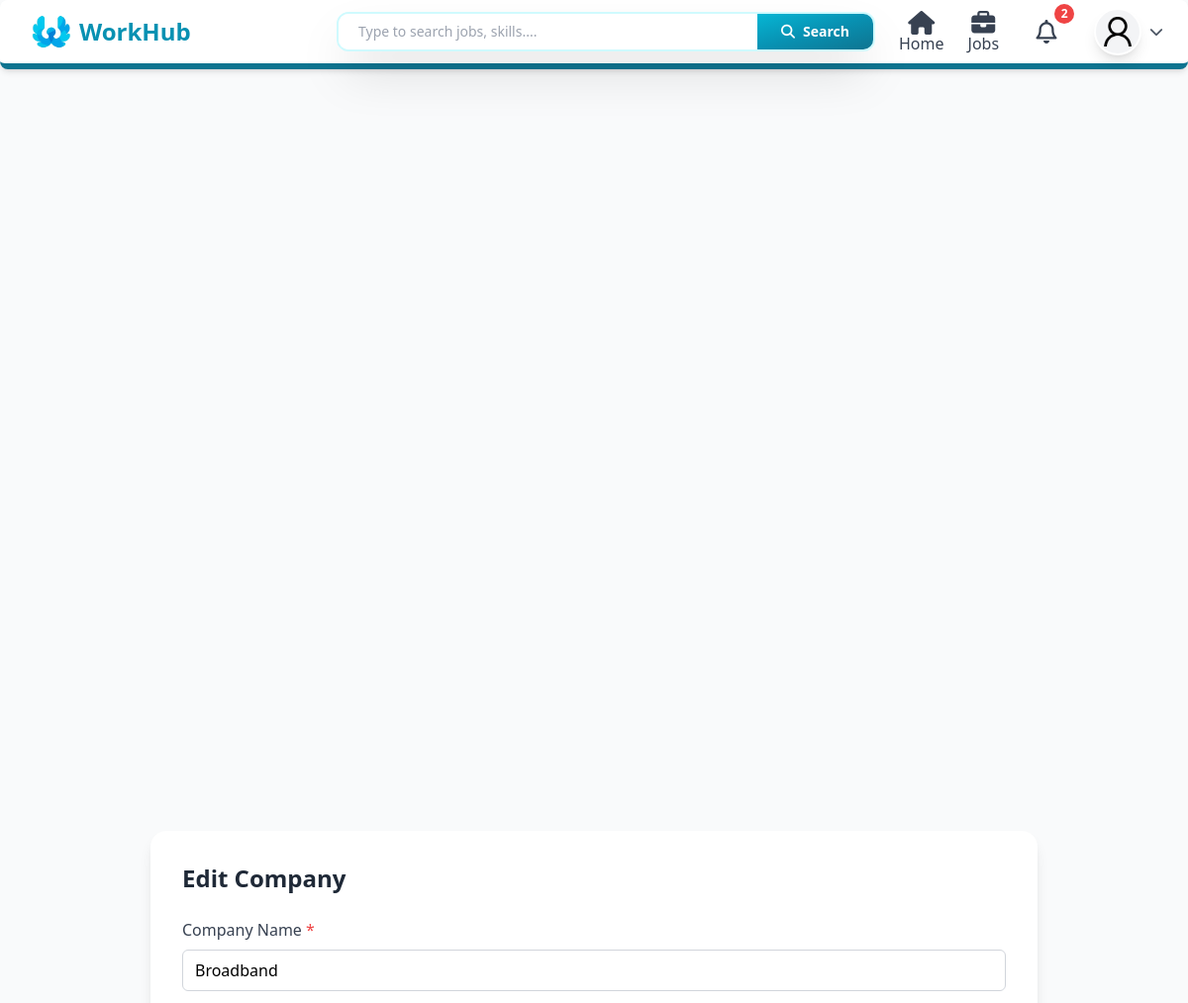
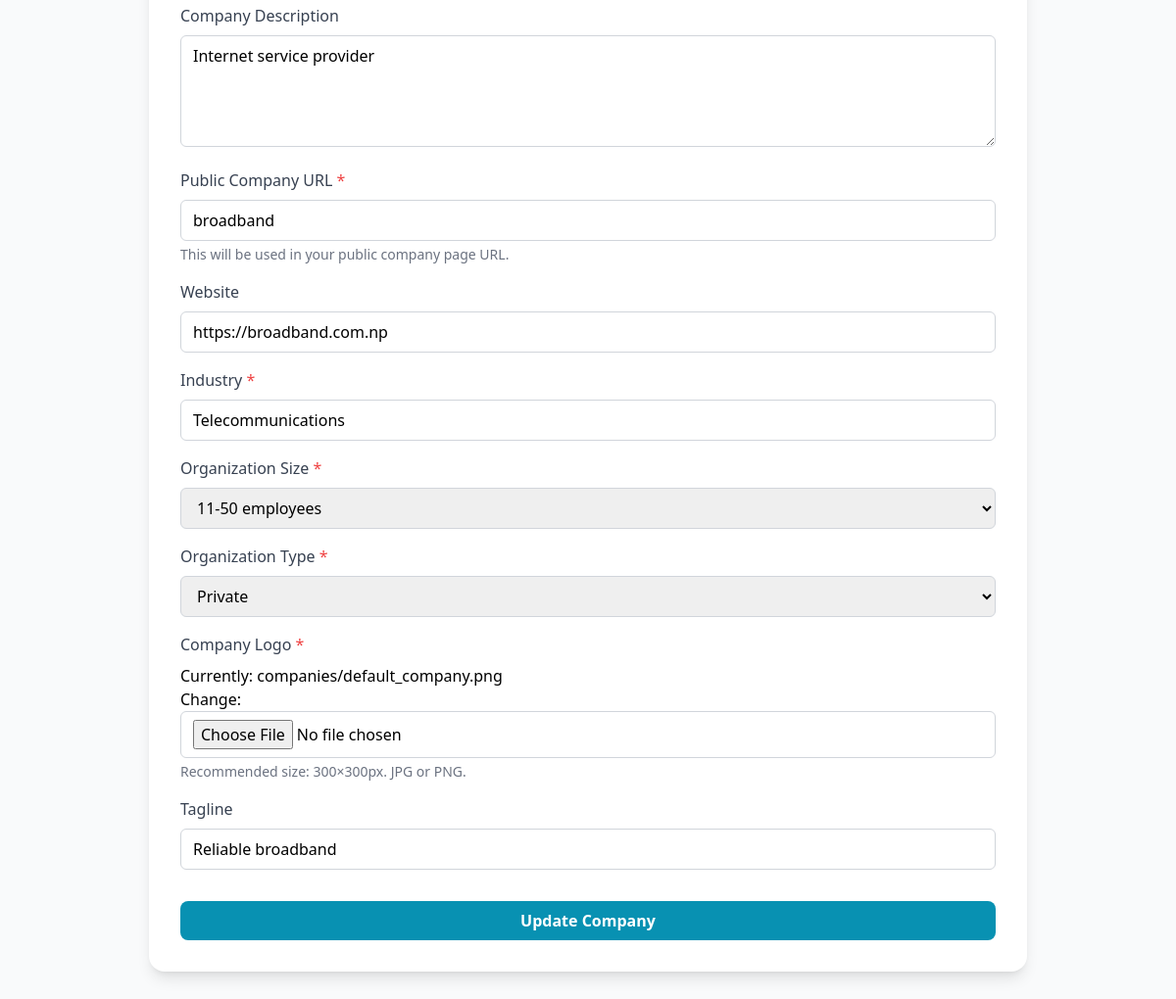
Page /company/broadband/edit/ (signed in) on the committed database (2 pictures, top to bottom).
### users/models.py (models this page shows, shortened)
class Profile(models.Model):
    def generateImagePath(instance, filename):
        return f"users/{instance.user.username}/{filename}"
    class RoleOptions(models.TextChoices):
        Admin = "Admin", "Admin"
        JobSeeker = "Job Seeker", "Job Seeker"
        Recruiter = "Recruiter", "Recruiter"
    class GenderOptions(models.TextChoices):
        Male = "Male", "Male"
        Female = "Female", "Female"
        Others = "Others", "Others"
    class JobTypeOptions(models.TextChoices):
        FullTime = "Full Time", "Full Time"
        PartTime = "Part Time", "Part Time"
        Contract = "Contract", "Contract"
        Intern = "Internship", "Internship"
    class WorkModeOptions(models.TextChoices):
        OnSite = "On-site", "On-site"
        Remote = "Remote", "Remote"
        Hybrid = "Hybrid", "Hybrid"
    user = models.OneToOneField(User, on_delete=models.CASCADE)
    position = models.CharField(max_length=100, blank=True)
    summary = models.TextField(blank=True)
    address = models.CharField(max_length=50)
    phone = models.CharField( max_length=10)
    nationality = models.CharField( max_length=15, default="Nepal")
    gender = models.CharField( choices=GenderOptions, default=GenderOptions.Male, max_length=6 )
    profile_image = models.ImageField( blank=True, null=True, upload_to=generateImagePath, default="users/default_user.png" )
    dob = models.DateField(blank=True, null=True)
    role = models.CharField(max_length=10, choices=RoleOptions, default=RoleOptions.JobSeeker)
    skills = models.ManyToManyField(Skill, blank=True, related_name="profiles")
    preferred_location = models.CharField(max_length=100, blank=True)
    preferred_job_type = models.CharField(max_length=50, choices=JobTypeOptions, blank=True)
    preferred_work_mode = models.CharField(max_length=20, choices=WorkModeOptions, blank=True)
    created_at = models.DateTimeField(auto_now_add=True)
    search_vector = models.TextField(blank=True, null=True)
    def completion_percentage(self):
        checks = [
            bool(self.position),
            bool(self.summary),
            bool(self.address),
            bool(self.phone),
            bool(self.dob),
            bool(self.profile_image),
            self.skills.exists(),
            self.educations.exists(),
            self.experiences.exists(),
            self.projects.exists(),
            bool(self.preferred_location),
            bool(self.preferred_job_type),
            bool(self.preferred_work_mode),
        ]
        completed = sum(checks)
        total = len(checks)
        return int((completed / total) * 100)

### companies/models.py (models this page shows, shortened)
class Company(models.Model):
    def generateImagePath(instance, filename):
        return f"companies/{instance.created_by.username}/{filename}"
    class OrganizationSize(models.TextChoices):
        SIZE_1_10 = "1-10", "1-10 employees"
        SIZE_11_50 = "11-50", "11-50 employees"
        SIZE_51_200 = "51-200", "51-200 employees"
        SIZE_201_500 = "201-500", "201-500 employees"
        SIZE_501_1000 = "501-1000", "501-1000 employees"
        SIZE_1000_PLUS = "1000+", "1000+ employees"
    class OrganizationType(models.TextChoices):
        PRIVATE = "private", "Private"
        PUBLIC = "public", "Public"
        NON_PROFIT = "non_profit", "Non-profit"
        GOVERNMENT = "government", "Government"
        EDUCATIONAL = "educational", "Educational"
        SELF_EMPLOYED = "self_employed", "Self-employed"
    name = models.CharField(max_length=255)
    description = models.TextField(blank=True)
    public_url = models.SlugField(unique=True)
    website = models.URLField(blank=True)
    industry = models.CharField(max_length=100)
    organization_size = models.CharField(max_length=20, choices=OrganizationSize.choices)
    organization_type = models.CharField(max_length=20, choices=OrganizationType.choices)
    logo = models.ImageField(upload_to=generateImagePath, default="companies/default_company.png")
    tagline = models.CharField(max_length=120, blank=True)
    created_by = models.ForeignKey(User, on_delete=models.CASCADE, related_name="companies_created")
    created_at = models.DateTimeField(auto_now_add=True)

### companies/views.py (the view)
# urls.py: path("<slug:slug>/edit/", edit_company, name="edit_company"),
@login_required(login_url='/user/login')
def edit_company(request, slug):
    company = get_object_or_404(Company, public_url=slug)
    if company.created_by != request.user:
        return redirect("forbidden")
    if request.method == "POST":
        form = CompanyForm(request.POST, request.FILES, instance=company)
        if form.is_valid():
            form.save()
            return redirect("company_detail", slug=company.public_url)
    else:
        form = CompanyForm(instance=company)
    return render(request, "pages/companies/edit_company.html", {"form": form, "company": company})

### notifications/context_processors.py (called while the page is built)
def notification_data(request):
    if not request.user.is_authenticated:
        return {
            "navbar_notifications": [],
            "unread_notifications_count": 0,
        }
    notifications = list(
        UserNotification.objects.filter(recipient=request.user).order_by("-created_at")[:10]
    )
    unread_count = UserNotification.objects.filter(
        recipient=request.user,
        is_read=False,
    ).count()
    return {
        "navbar_notifications": notifications,
        "unread_notifications_count": unread_count,
    }

### templates/pages/companies/edit_company.html (shortened to what this page needs)
{% extends 'layouts/main.html' %}
{% block content %}
<div class="bg-gray-50 min-h-screen flex items-center justify-center p-4">
  <div class="bg-white shadow-lg rounded-2xl w-full max-w-4xl p-8">
    <h1 class="text-2xl font-bold mb-6 text-gray-800">Edit Company</h1>
    <form method="POST" enctype="multipart/form-data" class="space-y-4">
      {% for field in form %}
        <div>
          <label for="{{ field.id_for_label }}" class="block text-gray-700 font-medium mb-2">
            {{ field.label }}
            {% if field.field.required %}
              <span class="text-red-500">*</span>
            {% endif %}
          </label>
          {{ field }}
          {% if field.help_text %}
            <p class="text-sm text-gray-500 mt-1">{{ field.help_text }}</p>
          {% endif %}
        </div>
      {% endfor %}
      <div class="pt-4">
        <button type="submit" class="w-full bg-cyan-600 text-white font-semibold py-2 rounded-lg hover:bg-cyan-700 transition duration-300">
          Update Company
        </button>
      </div>
    </form>
  </div>
</div>
{% endblock %}

### templates/layouts/main.html (shortened to what this page needs)
<!DOCTYPE html>
<html lang="en">
  <head>
    <script src="https://cdn.tailwindcss.com"></script>
    <link rel="stylesheet" href="https://cdnjs.cloudflare.com/ajax/libs/font-awesome/6.5.0/css/all.min.css" />
  </head>
  <body class="bg-gray-50">
    <nav class="fixed w-full z-50 bg-white shadow-md border-b-[6px] border-cyan-700 rounded-lg no-print">
      <div class="max-w-[1440px] mx-auto px-4 sm:px-6 lg:px-8">
        <div class="grid grid-cols-8 space-x-6 items-center h-16">
          <a href="/" class="flex items-center gap-2 col-span-2">
            <img class="h-10 w-10" src="/media/system_image/logo1.png" alt="Logo" />
            <h1 class="hidden md:block text-2xl font-bold text-cyan-600">WorkHub</h1>
          </a>
          <div class="col-span-4 relative">
            {% if request.path != "/" %}
              {% include 'components/search_bar.html' %}
            {% endif %}
          </div>
          {% if request.user.is_authenticated %}
            <div class="hidden md:flex items-center space-x-6 ms-auto relative col-span-2">
              <a href="/dashboard" class="ml-auto mt-auto flex flex-col space-y-2 items-center text-gray-700 hover:text-cyan-600 transition duration-300">
                <i class="fa fa-xl fa-home"></i>
                <span>Home</span>
              </a>
              <a href="/jobs" class="mt-auto flex flex-col space-y-2 items-center text-gray-700 hover:text-cyan-600 transition duration-300">
                <i class="fa-solid fa-xl fa-briefcase"></i>
                <span>Jobs</span>
              </a>
              <div class="relative" id="notificationWrapper">
                <button
                  type="button"
                  id="notificationBellButton"
                  onclick="toggleNotificationsModal()"
                  class="relative flex h-12 w-12 items-center justify-center rounded-full text-gray-700 transition duration-300 hover:bg-cyan-50 hover:text-cyan-600 focus:outline-none"
                >
                  <i class="fa-regular fa-bell text-2xl"></i>
                  {% if unread_notifications_count > 0 %}
                    <span id="notificationBadge" class="absolute -top-1 -right-1 min-w-[1.25rem] rounded-full bg-red-500 px-1.5 py-0.5 text-center text-xs font-semibold text-white">
                      {% if unread_notifications_count > 99 %}
                        99+
                      {% else %}
                        {{ unread_notifications_count }}
                      {% endif %}
                    </span>
                  {% else %}
                    <span id="notificationBadge" class="hidden absolute -top-1 -right-1 min-w-[1.25rem] rounded-full bg-red-500 px-1.5 py-0.5 text-center text-xs font-semibold text-white">0</span>
                  {% endif %}
                </button>
              </div>
              <div id="profileDropdown">
                <button type="button" onclick="toggleDropdown()" class="flex items-center gap-2 focus:outline-none">
                  <img src="{{ request.user.profile.profile_image.url }}" alt="{{ user.username }}" class="w-12 h-12 rounded-full bg-gray-100 border-2 border-white shadow-lg object-cover hover:border-cyan-600 hover:scale-[1.05] transition duration-300 cursor-pointer" />
                  <i id="dropdownArrow" class="fas fa-chevron-down text-gray-600 text-sm transition-transform duration-300"></i>
                </button>
              </div>
            </div>
          {% endif %}
        </div>
      </div>
    </nav>
    <div class="flex flex-col pt-16 pb-4 min-h-[80vh]">
      {% block content %}
      {% endblock %}
    </div>
  </body>
</html>

### templates/layouts/main.html (style rules this page uses)
* { margin: 0; }

### rows in the picture
Company: form "Broadband" "Internet service provider" "broadband" "https://broadband.com.np" "Telecommunications" "11-50 employees" "Private" "Reliable broadband"

### other values in the picture
{{ unread_notifications_count }} "2"
{{ field.label }} "Company Name" "Company Description" "Public Company URL" "Website" "Industry" "Organization Size" "Organization Type" "Company Logo" "Tagline"
{{ field.help_text }} "This will be used in your public company page URL." "Recommended size: 300×300px. JPG or PNG."
